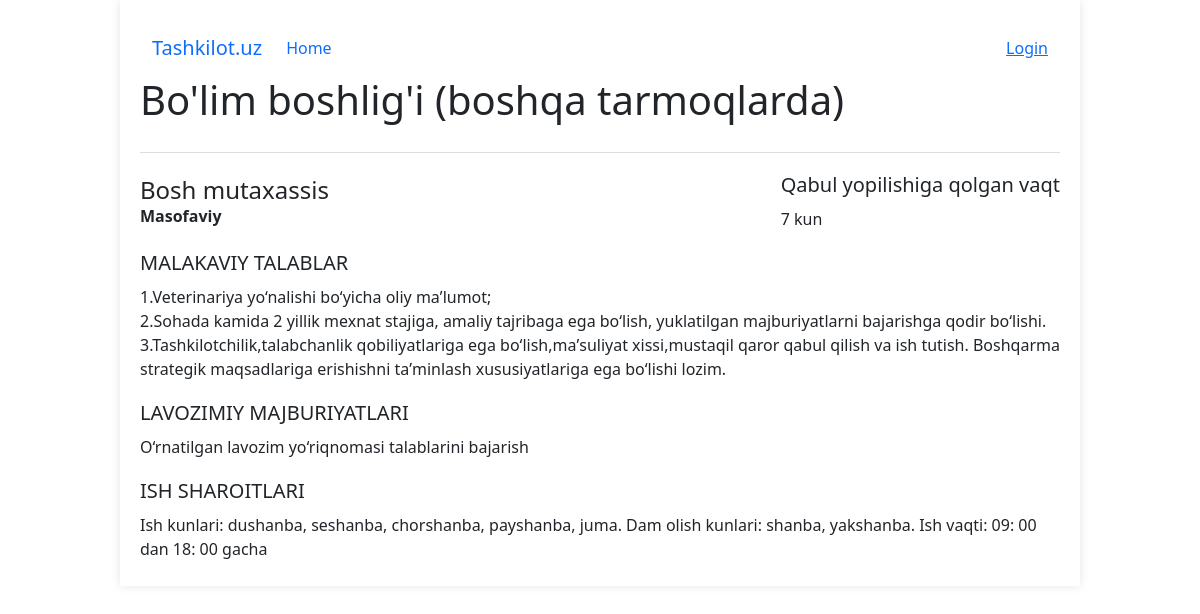
Page /3 on the committed database.
### users/models.py (models this page shows, shortened)
class Vacancy(models.Model):
    STYLES = (
        ('FL', "To'liq Band"),
        ('PT', "Yarim Band"),
        ('RT', "Masofaviy"),
    )
    name = models.CharField(max_length=255)
    style = models.CharField(max_length=5, choices=STYLES, default='FL')
    created_at = models.DateTimeField(auto_now_add=True)
    end_at = models.DateField(default=timezone.now().date() + timedelta(days=10))
    qualification = models.TextField()
    job_duties = models.TextField()
    opportunities = models.TextField()
    active = models.BooleanField(default=True)

### users/views.py (the view)
# urls.py: path('<int:pk>', VacancyDetailView.as_view(), name='detail'),
class VacancyDetailView(View):
    def get(self, request, pk):
        vacancy = Vacancy.objects.get(pk=pk)
        remaining_days = (vacancy.end_at - timezone.now().date()).days
        return render(request, 'vacancy/detail.html', {'vacancy': vacancy, 'remaining_days': remaining_days})

### users/templates/vacancy/detail.html (shortened to what this page needs)
{% extends 'base.html' %}
{% load static %}
{% block content %}
            <header>
            <h1>Bo'lim boshlig'i (boshqa tarmoqlarda)</h1>
        </header>
        <section class="job-details">
            <div class="job-header">
                <div class="job-type">
                    <h2>{{ vacancy.name }}</h2>
                    {% if vacancy.style == 'FL' %}
                        <b>To'liq band</b>
                    {% elif vacancy.style == 'RT' %}
                        <b>Masofaviy</b>
                    {% elif vacancy.style == 'PT' %}
                        <b>To'liq bo'lmagan</b>
                    {% endif %}
                </div>
                <div class="job-timing">
                    <h3>Qabul yopilishiga qolgan vaqt</h3>
                    <p>{{ remaining_days }} kun</p>
                </div>
            </div>
            <div class="requirements">
                <h3>MALAKAVIY TALABLAR</h3>
                <p>{{ vacancy.qualification|linebreaks }}</p>
            </div>
            <div class="duties">
                <h3>LAVOZIMIY MAJBURIYATLARI</h3>
                <p>{{ vacancy.job_duties|linebreaks }}</p>
            </div>
            <div class="opportunities">
                <h3>ISH SHAROITLARI</h3>
                <p>{{ vacancy.opportunities|linebreaks }}</p>
            </div>
        </section>
{% endblock %}

### templates/base.html (shortened to what this page needs)
{% load crispy_forms_tags %}
{% load static %}
<!doctype html>
<html lang="en">
<head>
    <link href="https://cdn.jsdelivr.net/npm/bootstrap@5.0.2/dist/css/bootstrap.min.css" rel="stylesheet">
    <link href="{% static 'style.css' %}" rel="stylesheet">
</head>
<body>
<div class="container">
    <nav class="navbar navbar-expand-lg bg-body-tertiary">
      <div class="container-fluid">
        <a class="navbar-brand" href="#">Tashkilot.uz</a>
        <div class="collapse navbar-collapse" id="navbarSupportedContent">
          <ul class="navbar-nav me-auto mb-2 mb-lg-0">
            <li class="nav-item">
              <a class="nav-link active" aria-current="page" href="{% url 'users:home' %}">Home</a>
            </li>
          </ul>
          <form class="d-flex" role="search">
            <div class="row">
                {% if request.user.is_authenticated %}
                        <li class="nav-item dropdown navbar">
                          <a class="nav-link dropdown-toggle" href="#" role="button" data-bs-toggle="dropdown" aria-expanded="false">
                            {% if request.user.is_manager %}
                                Manager
                            {% elif request.user.is_kadr %}
                                Kadr
                            {% elif request.user.is_employee %}
                                User
                            {% elif request.user.is_superuser %}
                                Admin
                            {% endif %}
                          </a>
                          <ul class="dropdown-menu">
                                <li><a class="dropdown-item" href="#">Profile</a></li>
                                <li><hr class="dropdown-divider"></li>
                                <li>
                                  <a class="dropdown-item" href="{% url 'users:logout' %}"> Logout </a>
                                </li>
                          </ul>
                        </li>
                    {% else %}
                        <a href="{% url 'users:login' %}">Login</a>
                    {% endif %}
            </div>
          </form>
        </div>
      </div>
    </nav>
    {% block content %}
    {% endblock content %}
</div>
</body>
</html>

### static/style.css (style rules this page uses)
.container { width: 80%; height: 100%; margin: 0 auto; background-color: #fff; padding: 20px; box-shadow: 0 0 10px rgba(0, 0, 0, 0.1); }
header { display: flex; justify-content: space-between; align-items: center; padding-bottom: 20px; border-bottom: 1px solid #ddd; }
.job-details { margin-top: 20px; }
.job-header { display: flex; justify-content: space-between; align-items: center; margin-bottom: 20px; }
.job-type h2 { margin: 0; font-size: 24px; }
.job-type p, .job-timing p { margin: 5px 0 0; font-size: 16px; }
.requirements, .duties, .opportunities { margin-top: 20px; }
h3 { margin-bottom: 10px; font-size: 20px; }
p { margin: 5px 0; font-size: 16px; }

### rows in the picture
Vacancy: name "Bosh mutaхassis", qualification "1.Veterinariya yo‘nalishi bo‘yicha oliy maʼlumot; 2.Sohada kamida 2 yillik mexnat stajiga, amaliy tajribaga ega bo‘lish, yuklatilgan majburiyatlarni bajarishga qodir bo‘lishi. 3.Tashkilotchilik,talabchanlik qobiliyatlariga ega bo‘lish,maʼsuliyat xissi,mustaqil qaror qabul qilish va ish tutish. Boshqarma strategik maqsadlariga erishishni taʼminlash xususiyatlariga ega bo‘lishi lozim.", job_duties "O‘rnatilgan lavozim yo‘riqnomasi talablarini bajarish", opportunities "Ish kunlari: dushanba, seshanba, chorshanba, payshanba, juma. Dam olish kunlari: shanba, yakshanba. Ish vaqti: 09: 00 dan 18: 00 gacha"
